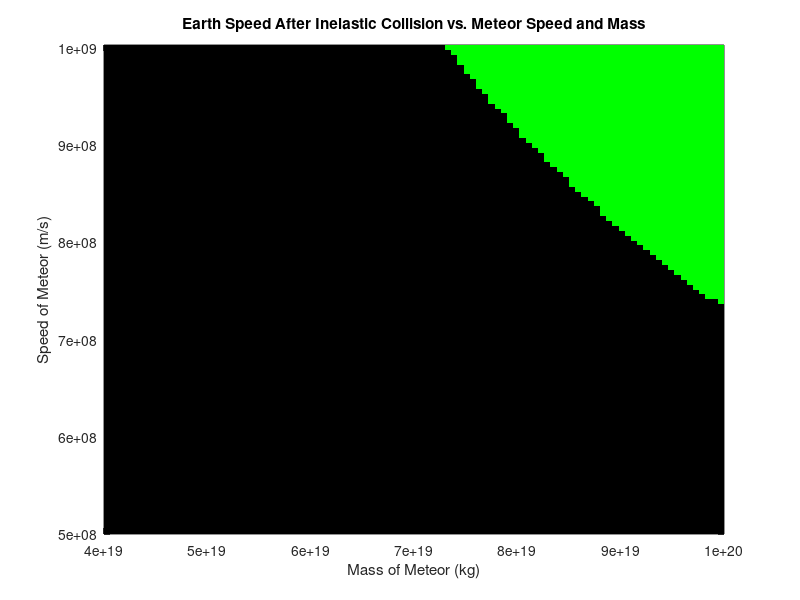

The MATLAB script that drew this image:
close all

n = 101;
earthV = 30.3e3;
earthM = 5.972e24;
meteorVsmall = 5e8;
meteorVbig = 100.3e7;
meteorMsmall = 4e19;
meteorMbig = 1e20;
meteorVs = linspace(meteorVsmall,meteorVbig,n);
meteorMs = linspace(meteorMsmall,meteorMbig,n);
meteorVstep = (meteorVbig - meteorVsmall)/(n-1);
meteorMstep = (meteorMbig - meteorMsmall)/(n-1);
numM = n;
numV = n;
Z = zeros(numV,numM);
l = 1;
k = 1;

for i = meteorVsmall:meteorVstep:meteorVbig
    for j = meteorMsmall:meteorMstep:meteorMbig
        newV = (earthM*earthV + i*j)/(earthM + j);
        Z(k,l) = newV;
        l = l+1;
    end
    k = k+1;
    l = 1;
end

E = zeros(n,n);

for i = 1:n
    for j = 1:n
        this = Z(i,j);
        if this >= 42484
            E(i,j) = 1;
        else
            E(i,j) = 0;
        end
    end
end

b = [0 0 0; 0 1 0];
colormap(b);
pcolor(meteorMs, meteorVs, E);
shading flat

ylabel('Speed of Meteor (m/s)')
xlabel('Mass of Meteor (kg)')

title('Earth Speed After Inelastic Collision vs. Meteor Speed and Mass')
